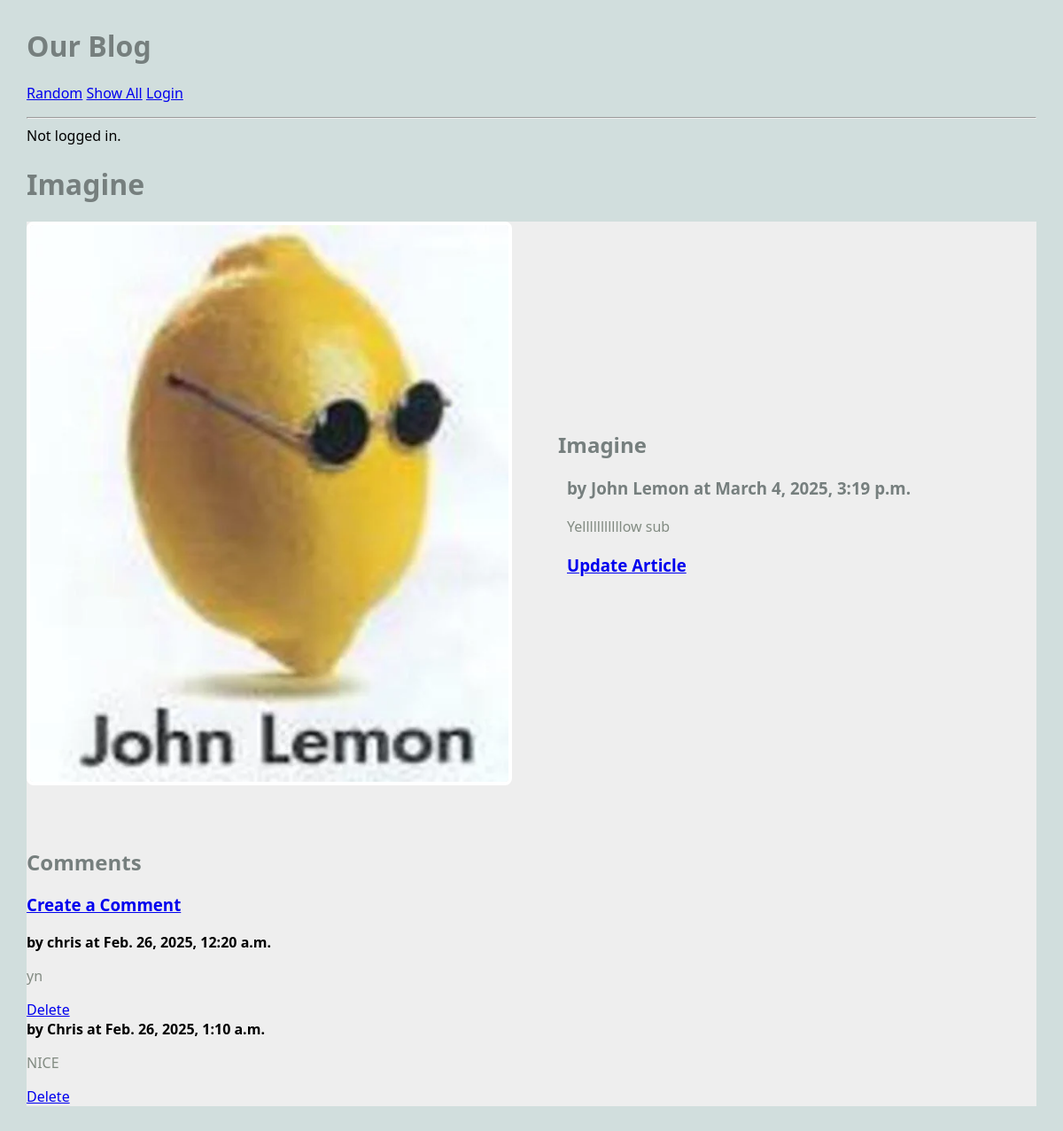
/blog/article/5, run on an earlier commit of the app's database.
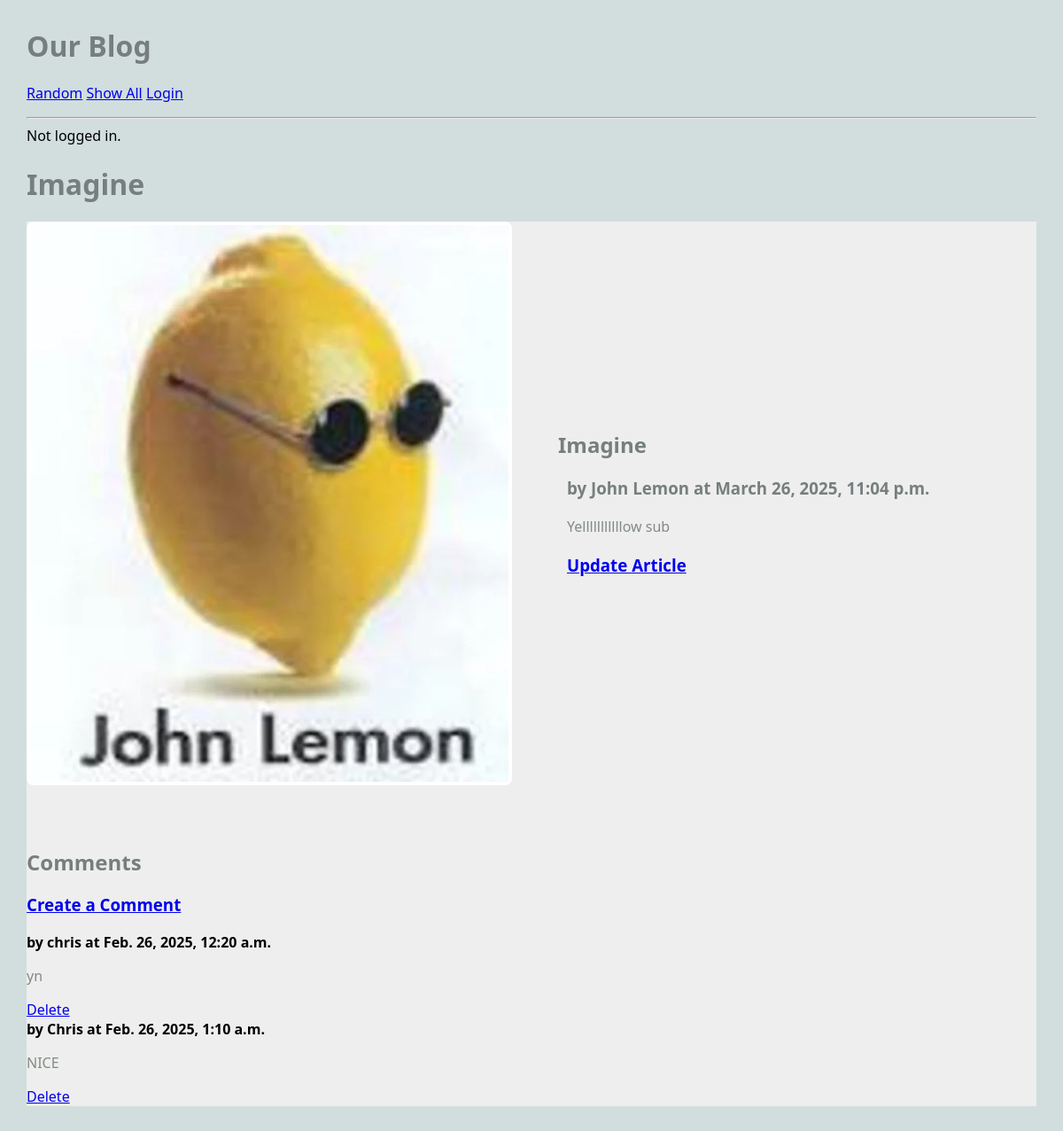
And on a later commit of the database.
### blog/models.py (models this page shows, shortened)
class Article(models.Model):
  title = models.TextField(blank=True)
  author = models.TextField(blank=True)
  text = models.TextField(blank=True)
  published = models.DateTimeField(auto_now=True)
  image_file = models.ImageField(blank=True)
  user = models.ForeignKey(User,on_delete=models.CASCADE)
  def get_all_comments(self):
    comments = Comment.objects.filter(article=self)
    return comments

class Comment(models.Model):
  article = models.ForeignKey(Article, on_delete=models.CASCADE)
  author = models.TextField(blank=False)
  text = models.TextField(blank=False)
  published = models.DateTimeField(auto_now=True)
  def __str__(self):
    return f'{self.text}'

### blog/views.py (the view)
# urls.py: path('article/<int:pk>', ArticleView.as_view(), name="article"),
class ArticleView(DetailView):
  model = Article
  template_name = "blog/article.html"
  context_object_name = 'article'

### blog/templates/blog/article.html
{% extends 'blog/base.html' %}
{% block content %}
<h1>{{article.title}}</h1>
<main class="grid-container">
  <article class="featured">
    {% if article.image_file %}
    <img src="{{article.image_file.url}}" alt="">
    {% else %}
    <h3>No Image</h3>
    {% endif %}
    <div>
      <h2>{{article.title}}</h2>
      <h3>by {{article.author}} at {{article.published}}</h3>
      <p>
        {{article.text}}
      </p>
      <h3>
        <a href="{% url 'update_article' article.pk %}">Update Article</a>
      </h3>
    </div>
  </article>
    <div>
  <h2> Comments </h2>
  <h3>
    <a href="{% url 'create_comment' article.pk %}">Create a Comment</a>
  </h3>
    {% for comment in article.get_all_comments %}
    <div>
      <strong> by {{comment.author}} at {{comment.published}}</strong>
      <p>
        {{comment.text}}
      </p>
       <a href="{% url 'delete_comment' comment.pk %}">Delete</a>
    </div>
    {% endfor %}
  </div>
</main>
{% endblock %}

### blog/templates/blog/base.html (shortened to what this page needs)
{% load static %}
<html>
  <head>
    <link rel="stylesheet" href="{% static 'styles-blog.css' %}">
  </head>
  <body>
    <head><h1>Our Blog</h1>
      <nav>
        <ul>
          <li><a href="{% url 'random' %}">Random</a></li>
          <li><a href="{% url 'blog-show_all' %}">Show All</a></li>
          {% if request.user.is_authenticated %}
          <li><a href="{% url 'create_article' %}">Create</a></li>
          <form method="post" action="{% url 'logout' %}">
            {% csrf_token %}
            <button type="submit" >Logout</button>
        </form>
        {% else %}
        <li><a href="{% url 'login' %}">Login</a></li>
        {% endif %}
        </ul>
        <hr>
        {% if request.user.is_authenticated %}
        Logged in as: {{request.user}}
        {% else %}
        Not logged in.
        {% endif %}
      </nav>
    </head>
    {% block content %}
    {% endblock %}
  </body>
</html>

### static/styles-blog.css (style rules this page uses)
body { margin: 30px; background: #d1dedd; font-family:'Segoe UI', Tahoma, Geneva, Verdana, sans-serif; }
ul, li { padding: 0px; list-style-type: none; }
h1, h2, h3 { color: #767f7e; }
p { color: #828b82; }
.grid-container { background: #eee; max-width: 900px; display: grid; grid-template-columns: repeat(3, 1fr); grid-gap: 10px; max-width: 1200px; margin: 20px auto; }
article.featured { grid-column: span 3; display: grid; gap: 60px; grid-template-columns: 1fr 1fr; align-items: center; border-bottom: 1px #bbc7c7; padding-bottom: 40px; }
article img, article.featured img { width: 100%; border: 4px solid #fff; border-radius: 8px; }
article p, article h3 { margin: 20px 10px; }
nav li { display: inline; }

What changed in the data, as far as the page shows it:
changed Article "Imagine": published "March 4, 2025, 3:19 p.m." → "March 26, 2025, 11:04 p.m."
